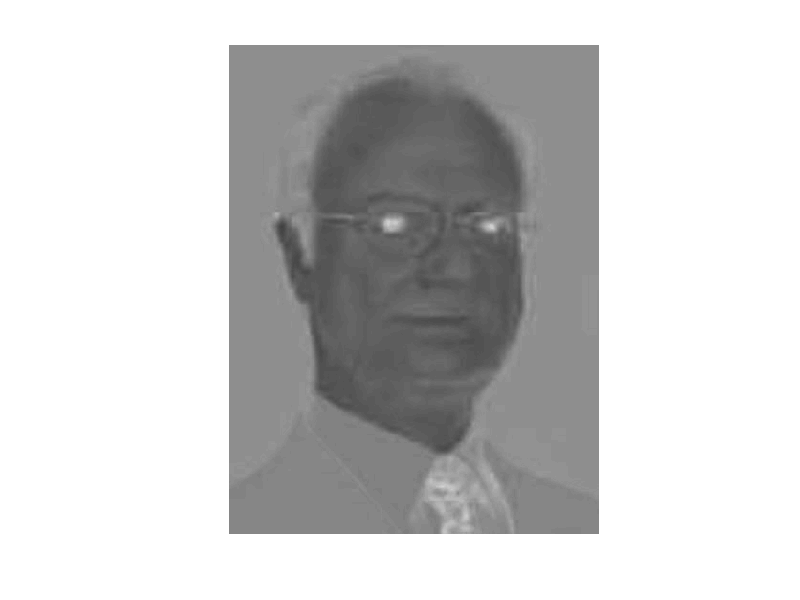

Here is the MATLAB script that generated this plot:
% PART 2: Face alignment
    % Find eyes using eye map 
        % Chrominance
        % Luminance 
        % Combine them to one map 
    % Mouthmap

function faceAlignment()

load ('db0Images');
image = db0Images{1};

% EyemapC = 1/3 *(Cb^2 + (Cr inv))^2 + Cb/Cr)
iycbcr=rgb2ycbcr(image); %Convert to colorspace YCbCr
iycbcr = im2double(iycbcr); % Normalize
imshow(iycbcr);

% Split into separate chanels
y=iycbcr(:,:,1); 
cb=iycbcr(:,:,2);
cr=iycbcr(:,:,3);

% Create components for equation
cb2=cb.^2;
crinv2=(1-cr).^2;
cbcr=cb./cr;

eyeMap = (cb2 + crinv2 + cbcr) ./3; 
imshow(eyeMap);


end
